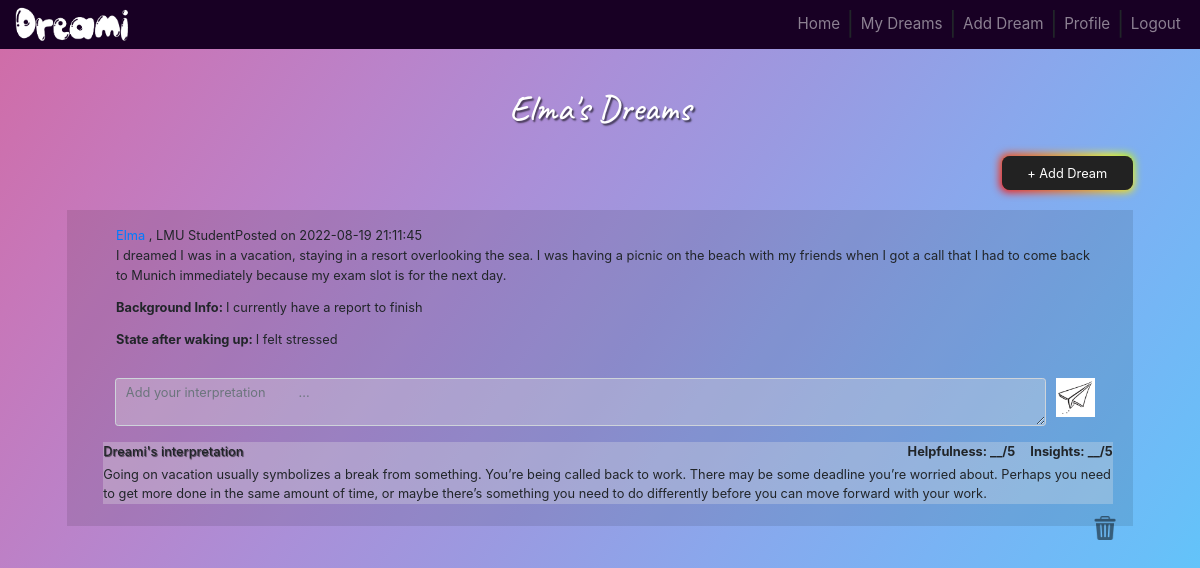
Page /mydreams (signed in) on the committed database.
### website/models.py (models this page shows)
class User(db.Model, UserMixin):
    id = db.Column(db.Integer, primary_key=True)
    email = db.Column(db.String(150), unique=True)
    password = db.Column(db.String(150))
    first_name = db.Column(db.String(150))
    job_title = db.Column(db.String(1000), default=' ')
    dreams = db.relationship('Dream')
    commenter = db.relationship('Comment')
    profiles = db.relationship('Profile', uselist=False)
    upvoters = db.relationship('Upvote')

class Dream(db.Model):
    id = db.Column(db.Integer, primary_key=True)
    data = db.Column(db.String(10000))
    date = db.Column(db.DateTime(timezone=True), default=func.now())
    dreamer_background = db.Column(db.String(10000))
    wakeup_state = db.Column(db.String(10000))
    dreami_inter = db.Column(db.String(10000))
    rating1 = db.Column(db.Integer)
    rating2 = db.Column(db.Integer)
    comments = db.relationship('Comment')
    user_id = db.Column(db.Integer, db.ForeignKey('user.id'))
    public = db.Column(db.String(10), default='yes')

### website/views.py (the view, shortened to what this page needs)
@views.route('/mydreams', methods=['GET','POST'])
@login_required
def mydreams():
    return render_template("mydreams.html", user=current_user, dreams=Dream, users=User, comments=Comment, upvote=Upvote)

### website/templates/mydreams.html (shortened to what this page needs)
{% extends "base.html" %}
{% block content %}
<br><br>
<div style="width: 120%; margin-left: -10%; align-content: center">
<h2 align="center" style="font-family: Caveat, cursive; color: #ffffff; font-size: 45px; text-shadow: rgb(0, 0, 0, 0.6) 2px 2px 2px;">{{ user.first_name }}'s Dreams</h2>
<br>
    <ul class="home-title">
  <li class="home-title-button"><button class="button-85" role="button" onclick="location.href = '/adddream';">+ Add Dream</button></li>
</ul>
<br>
<ul class="list-group list-group-flush" id="dreams">
<form method="POST">
    {% for dream in user.dreams %}
        {% set all_comments = comments.query.all() %}
        {% set all_votes = upvote.query.all() %}
        {% set all_users = user.query.all() %}
        <li class="list-group-item background-transp">
            {% with dreamer_name = user.first_name, dreamer_job = user.job_title, dream_date = dream.date,
             dream_content = dream.data, user_bg = dream.dreamer_background,
              wakeup_st = dream.wakeup_state, dreami_inter = dream.dreami_inter, dreamid = dream.id, dreamer_id=dream.user_id,
                all_comments=all_comments, all_votes = all_votes, all_users=all_users,
                helpfulness = dream.rating1, reflection = dream.rating2 %}
            {% include 'post.html' %}
            {% endwith %}
            <button type="button" class="close" onClick="deleteDream({{ dream.id }})">
                <span aria-hidden="true">
                    <img src="./../static/images/bin.png" alt="Submit" width="30" height="30"/>
                </span>
            </button>
        </li>
    {% endfor %}
</form>
</div>
</ul><br><br><br>
<br><br><br><br><br><br>
<br><br><br>
<br><br><br>
<br><br><br>
<br><br><br>
<br><br><br>
<br><br><br>
<br><br><br>
<br><br><br>
<br><br><br>
<br><br><br>
<br><br><br>
<br><br><br>
<br><br><br>
<br><br><br>
<br><br><br>
<br><br><br>
<br><br><br>
<br><br><br>
{% endblock %}

### website/templates/post.html (shortened to what this page needs)
<div class="container" style="margin-left: 10px; margin-right: 10px; max-width: 100%">
		<div class="q-box qu-borderAll qu-borderRadius--small qu-borderColor--raised qu-boxShadow--small qu-mb--small qu-bg--raised" style="box-sizing: border-box;">
	        <div>
	            <div>
	                <div>
	                    <div>
	                        <div class="q-box qu-pt--medium qu-hover--bg--darken" style="box-sizing: border-box; padding-left: 16px; padding-right: 16px; padding-bottom: 0px; position: relative;">
	                            <div class="q-box" style="box-sizing: border-box;">
	                                <div>
	                                    <div class="q-box" style="box-sizing: border-box;">
	                                        <div class="q-relative" style="box-sizing: border-box; position: relative;">
	                                            <div class="q-flex" style="box-sizing: border-box; display: flex;">
	                                                <div class="q-box qu-mb--small" width="100%" style="box-sizing: border-box; width: 100%;">
	                                                    <div class="q-box spacing_log_answer_header" style="box-sizing: border-box;">
	                                                        <div class="q-flex" width="100%" style="box-sizing: border-box; display: flex; align-items: start; width: 100%;">
	                                                            <div class="q-box qu-alignSelf--center qu-flex--auto" style="box-sizing: border-box; overflow-wrap: break-word;">
	                                                                <div class="q-text qu-dynamicFontSize--regular qu-truncateLines--3 qu-passColorToLinks" style="box-sizing: border-box; margin-bottom: 2px; display: inline-block">
	                                                                    <span>
	                                                                        <span class="CssComponent-sc-1oskqb9-0 AbstractSeparatedItems___StyledCssComponent-sc-46kfvf-0 bxBZxD">
	                                                                            <span class="q-text qu-bold" style="box-sizing: border-box;">
	                                                                                <div class="q-inlineFlex qu-alignItems--center" style="box-sizing: border-box; display: inline-flex;">
	                                                                                    <div class="q-box qu-display--inline" style="box-sizing: border-box; z-index: 0;">
	                                                                                        <div class="q-box qu-display--inline" style="box-sizing: border-box;">
	                                                                                            <div class="q-relative qu-display--inline puppeteer_popper_reference" style="box-sizing: border-box; position: relative;">
	                                                                                                <div class="q-click-wrapper qu-display--inline qu-tapHighlight--white qu-cursor--pointer ClickWrapper___StyledClickWrapperBox-zoqi4f-0 bIwtPb" aria-expanded="false" aria-haspopup="dialog" tabindex="0" style="box-sizing: border-box; font: inherit; padding: 0px; color: inherit; text-align: inherit;">
	                                                                                                    <a class="q-box qu-color--gray_dark qu-cursor--pointer qu-hover--textDecoration--underline Link___StyledBox-t2xg9c-0 KlcoI" href="/mydreams" target="_blank" style="box-sizing: border-box; border-radius: inherit;">
	                                                                                                        <div class="q-inlineFlex qu-alignItems--center qu-wordBreak--break-word" style="box-sizing: border-box; display: inline-flex;"><span><span>{{ dreamer_name }}</span></span></div>
	                                                                                                    </a>
	                                                                                                </div>
	                                                                                            </div>
	                                                                                        </div>
	                                                                                    </div>
	                                                                                </div>
	                                                                            </span>
	                                                                            , <span class="q-text qu-borderWidth--retinaOverride qu-borderWidth--regular qu-wordBreak--break-word" style="box-sizing: border-box;">{{ dreamer_job }}</span>
	                                                                        </span>
	                                                                    </span>
	                                                                </div>
	                                                                <div class="q-text qu-dynamicFontSize--small qu-color--gray_light qu-passColorToLinks" style="box-sizing: border-box; display: inline-block; float: right">
	                                                                    <div class="q-box qu-display--inline VerticallyAlignedItems___StyledBox-ohbu65-0 mEida" style="box-sizing: border-box;"><span class="q-box" style="box-sizing: border-box; margin-right: auto; pointer-events: auto;"><a class="q-box Link___StyledBox-t2xg9c-0 KlcoI answer_timestamp qu-cursor--pointer qu-hover--textDecoration--underline" target="_blank" rel="nofollow" style="box-sizing: border-box; border-radius: inherit;">Posted on {{ dream_date }}</a></span></div>
	                                                                </div>
	                                                            </div>
	                                                        </div>
	                                                    </div>
	                                                </div>
	                                            </div>
	                                        </div>
	                                        <div class="q-click-wrapper qu-display--block qu-tapHighlight--none qu-cursor--pointer ClickWrapper___StyledClickWrapperBox-zoqi4f-0 bIwtPb" width="100%" tabindex="0" style="box-sizing: border-box; font: inherit; padding: 0px; width: 100%; position: relative; color: inherit; text-align: inherit;">
	                                            <div class="q-box spacing_log_answer_content puppeteer_test_answer_content" style="box-sizing: border-box;">
	                                                <div class="q-box qu-cursor--pointer QTextTruncated___StyledBox-sc-1pev100-0 ejgusd" style="box-sizing: border-box;">
	                                                    <div class="q-text qu-wordBreak--break-word" style="box-sizing: border-box;">
	                                                        <span class="q-box qu-userSelect--text" style="box-sizing: border-box;">
	                                                            <p class="q-text qu-display--block qu-wordBreak--break-word qu-textAlign--start" style="box-sizing: border-box; margin-bottom: 1em; overflow-wrap: anywhere; direction: ltr;"><span style="font-weight: normal; font-style: normal; background: none;">{{ dream_content }}</span></p>
                                                                {% if user_bg != '' %}
                                                                <p class="q-text qu-display--block qu-wordBreak--break-word qu-textAlign--start" style="box-sizing: border-box; margin-bottom: 1em; overflow-wrap: anywhere; direction: ltr;"><span style="font-weight: normal; font-style: normal; background: none;"><b>Background Info: </b>{{ user_bg }}</span></p>
                                                                {% endif %}
                                                                {% if wakeup_st != '' %}
                                                                <p class="q-text qu-display--block qu-wordBreak--break-word qu-textAlign--start" style="box-sizing: border-box; margin-bottom: 1em; overflow-wrap: anywhere; direction: ltr;"><span style="font-weight: normal; font-style: normal; background: none;"><b>State after waking up: </b>{{ wakeup_st }}</span></p>
	                                                            {% endif %}
                                                            </span>
	                                                    </div>
	                                                </div>
	                                            </div>
	                                        </div>
	                                    </div>
	                                </div>
	                            </div>
	                        </div>
							<form method="POST">
								<table style="width: 97%; margin-left: 15px; margin-right: 15px; margin-bottom: 15px">
								<tr>
								<td style="width: 95%; margin-left: 10px">
								<textarea style="overflow: hidden" name="comment" id="comment" class="form-control q-box qu-p--medium comment-pane" placeholder="Add your interpretation 	..." style="border-radius: 10px"></textarea>
								</td>
								<td style="width: 10%; margin-left: 15px">
								<div align="right">
									<button type="submit" id="submit" name="submit" value={{ dreamid }} style="background-color:#FFFFFF; border-color: #FFFFFF; border-width: 0px; margin-top: 10px">
										<img src="./../static/images/send.png" alt="Submit" width="48" height="48"/>
									</button>
								</div>
								</td>
								</tr>
								</table>
							</form>
							<div class="q-box qu-p--medium comment-pane" style="box-sizing: border-box; ">
                                <h6 style="text-shadow: rgb(0, 0, 0, 0.6) 1px 1px 1px; display: inline-block">Dreami's interpretation</h6>
								<div style="display: inline-block; float: right"><b>Helpfulness: {{helpfulness if helpfulness else '__'}}/5 &nbsp; &nbsp; Insights: {{reflection if reflection else '__'}}/5</b></div>
                                <p>{{ dreami_inter }}</p>
                            </div>
						</div>
	                </div>
	            </div>
	        </div>
	    </div>
    </div>

### rows in the picture
User: first_name "Elma", job_title "LMU Student"
Dream: date "2022-08-19 21:11:45", data "I dreamed I was in a vacation, staying in a resort overlooking the sea. I was having a picnic on the beach with my friends when I got a call that I had to come back to Munich immediately because my exam slot is for the next day.", dreamer_background "I currently have a report to finish", wakeup_state "I felt stressed", {{ dreamid }} 2 (drawn), helpfulness "__", reflection "__", dreami_inter "Going on vacation usually symbolizes a break from something. You’re being called back to work. There may be some deadline you’re worried about. Perhaps you need to get more done in the same amount of time, or maybe there’s something you need to do differently before you can move forward with your work."
